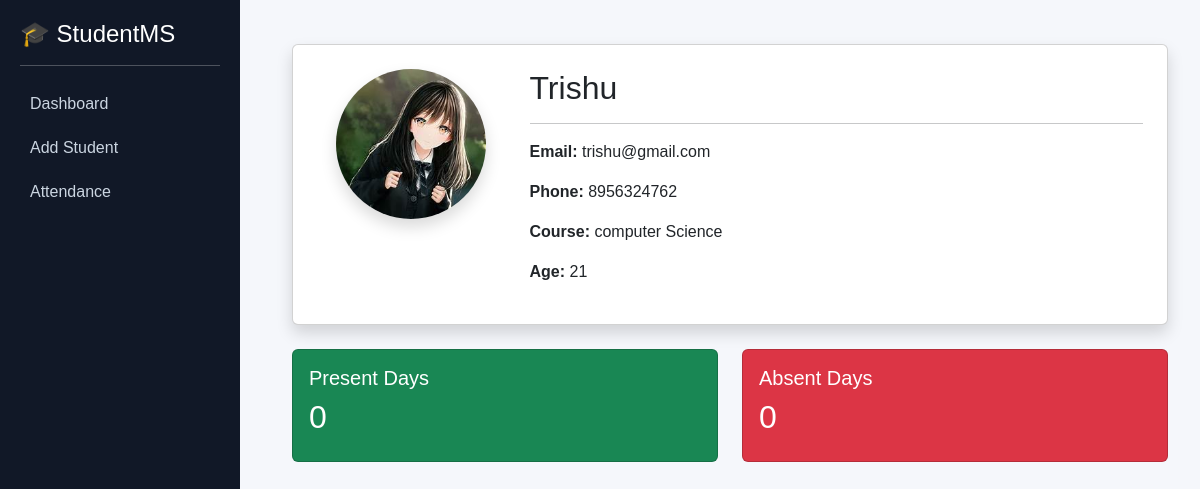
Screenshot of /student/11/ (signed in) with the database file from the repository.
### students/models.py (models this page shows, shortened)
class Student(models.Model):
    name = models.CharField(max_length=100)
    email = models.EmailField()
    phone = models.IntegerField()
    course = models.CharField(max_length=100)
    age = models.IntegerField()
    photo = models.ImageField(
    upload_to='students/',
    blank=True,
    null=True
)

### students/views.py (the view)
# urls.py: path('student/<int:id>/', views.student_profile, name='student_profile'),
@login_required
def student_profile(request, id):
    student = get_object_or_404(Student, id=id)
    attendance = Attendance.objects.filter(student=student)
    present_count = attendance.filter(status='Present').count()
    absent_count = attendance.filter(status='Absent').count()
    return render(request, 'students/student_profile.html', {
        'student': student,
        'present_count': present_count,
        'absent_count': absent_count
    })

### students/templates/students/student_profile.html
{% extends 'students/base.html' %}
{% block content %}
<div class="container mt-4">
    <div class="card shadow p-4">
        <div class="row">
            <div class="col-md-3 text-center">
                {% if student.photo %}
                    <img src="{{ student.photo.url }}"
                         width="150"
                         height="150"
                         class="rounded-circle shadow">
                {% else %}
                    <div class="border rounded-circle d-flex align-items-center justify-content-center shadow mx-auto"
                         style="width:150px; height:150px;">
                        No Photo
                    </div>
                {% endif %}
            </div>
            <div class="col-md-9">
                <h2>{{ student.name }}</h2>
                <hr>
                <p><strong>Email:</strong> {{ student.email }}</p>
                <p><strong>Phone:</strong> {{ student.phone }}</p>
                <p><strong>Course:</strong> {{ student.course }}</p>
                <p><strong>Age:</strong> {{ student.age }}</p>
            </div>
        </div>
    </div>
    <br>
    <div class="row">
        <div class="col-md-6">
            <div class="card p-3 bg-success text-white">
                <h5>Present Days</h5>
                <h2>{{ present_count }}</h2>
            </div>
        </div>
        <div class="col-md-6">
            <div class="card p-3 bg-danger text-white">
                <h5>Absent Days</h5>
                <h2>{{ absent_count }}</h2>
            </div>
        </div>
    </div>
</div>
{% endblock %}

### students/templates/students/base.html (style rules this page uses)
body { background: #f5f7fb; font-family: Arial; }

### rows the page displays
Student: photo (picture), name "Trishu", email "trishu@gmail.com", phone "8956324762", course "computer Science", age "21"

### other values shown
{{ present_count }} "0"
{{ absent_count }} "0"
